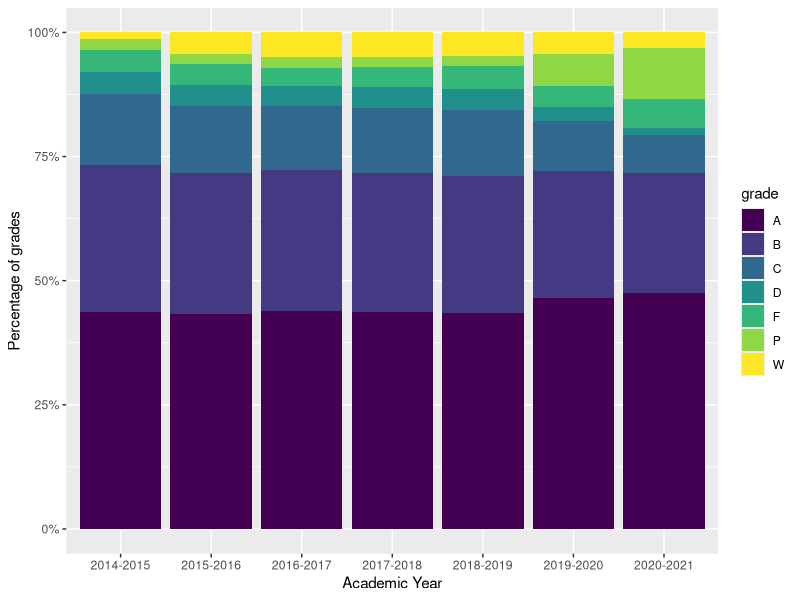

This chart was generated by the following R code:
## ---- chunk 1
knitr::opts_knit$set(base.dir = "/home/swolf/website/", base.url = "/")
knitr::opts_chunk$set(fig.path = "figure/2022-02-25-dataDrivenDecisions/", 
                      fig.width=10,fig.height=6)

library(ggplot2)
library(viridis)
## ---- chunk 2
gradeDistData = read.csv('ecuGradeData/ecuGradeData.csv')
gradeDistData$grade = factor(gradeDistData$grade)

ggplot(gradeDistData, aes(fill = grade, y = gradeNum, x = acadYear)) +
    geom_bar(position=position_fill(reverse = TRUE), stat='identity') +
    scale_y_continuous(labels = scales::percent) +
    scale_fill_viridis(discrete = T) + ylab('Percentage of grades') +
    xlab('Academic Year')
